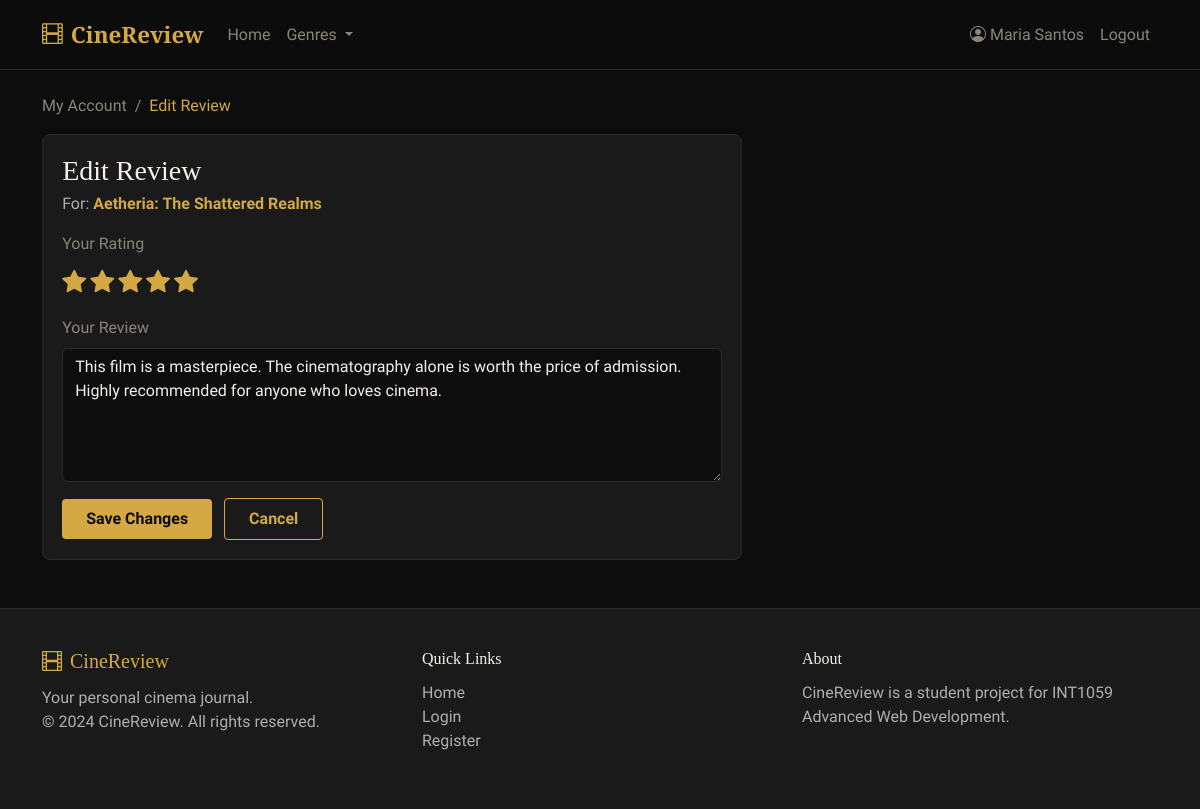
Screenshot of /edit_review.php?id=3 (signed in) with the database file from the repository.
### tables this page shows
CREATE TABLE `reviews` (
  `id` int(11) NOT NULL AUTO_INCREMENT,
  `user_id` int(11) NOT NULL,
  `movie_id` int(11) NOT NULL,
  `rating` int(11) NOT NULL CHECK (`rating` between 1 and 5),
  `review_text` text NOT NULL,
  `created_at` timestamp NOT NULL DEFAULT current_timestamp(),
  PRIMARY KEY (`id`),
  KEY `user_id` (`user_id`),
  KEY `movie_id` (`movie_id`),
  CONSTRAINT `reviews_ibfk_1` FOREIGN KEY (`user_id`) REFERENCES `users` (`id`) ON DELETE CASCADE,
  CONSTRAINT `reviews_ibfk_2` FOREIGN KEY (`movie_id`) REFERENCES `movies` (`id`) ON DELETE CASCADE
);

CREATE TABLE `movies` (
  `id` int(11) NOT NULL AUTO_INCREMENT,
  `title` varchar(200) NOT NULL,
  `year` int(11) NOT NULL,
  `genre` varchar(50) NOT NULL,
  `director` varchar(100) NOT NULL,
  `cast_members` varchar(500) NOT NULL,
  `description` text NOT NULL,
  `poster` varchar(500) NOT NULL,
  PRIMARY KEY (`id`)
);

### edit_review.php (the view, shortened to what this page needs)
<?php
require_once 'includes/auth.php';
$reviewId = isset($_GET['id']) ? (int)$_GET['id'] : 0;
$stmt = $conn->prepare("SELECT r.*, m.title as movie_title FROM reviews r JOIN movies m ON r.movie_id = m.id WHERE r.id = ? AND r.user_id = ?");
$stmt->bind_param("ii", $reviewId, $_SESSION['user_id']);
$stmt->execute();
$review = $stmt->get_result()->fetch_assoc();
require_once 'includes/header.php';
?>
<div class="container mt-4 mb-5">
    <nav aria-label="breadcrumb">
        <ol class="breadcrumb">
            <li class="breadcrumb-item"><a href="account.php">My Account</a></li>
            <li class="breadcrumb-item active">Edit Review</li>
        </ol>
    </nav>
    <div class="review-card" style="max-width:700px;">
        <h3 class="mb-1">Edit Review</h3>
        <p class="text-muted mb-3">For: <strong style="color:var(--cr-gold);"><?php echo htmlspecialchars($review['movie_title']); ?></strong></p>
        <form method="POST">
            <div class="mb-3">
                <label class="form-label" style="color:var(--cr-text-muted);">Your Rating</label>
                <div class="star-rating-input" id="starRating">
                    <?php for ($i = 1; $i <= 5; $i++): ?>
                        <i class="bi bi-star<?php echo $i <= $review['rating'] ? '-fill active' : ''; ?>" data-value="<?php echo $i; ?>" onclick="setRating(<?php echo $i; ?>)"></i>
                    <?php endfor; ?>
                </div>
            </div>
            <div class="mb-3">
                <label class="form-label" style="color:var(--cr-text-muted);">Your Review</label>
                <textarea class="form-control" name="review_text" rows="5" style="background-color:var(--cr-bg); border-color:var(--cr-border); color:var(--cr-text);"><?php echo htmlspecialchars($review['review_text']); ?></textarea>
            </div>
            <button type="submit" class="btn btn-gold">Save Changes</button>
            <a href="account.php?tab=reviews" class="btn btn-outline-gold ms-2">Cancel</a>
        </form>
    </div>
</div>
<?php require_once 'includes/footer.php'; ?>

### assets/css/style.css (style rules this page uses)
:root { --cr-bg: #0D0D0D; --cr-bg-light: #1A1A1A; --cr-bg-card: #141414; --cr-gold: #D4A843; --cr-gold-hover: #E8C36A; --cr-text: #F5F0E8; --cr-text-muted: #8A8578; --cr-border: #2A2A2A; }
body { background-color: var(--cr-bg); color: var(--cr-text); font-family: 'Source Sans 3', sans-serif; font-weight: 400; }
h1, h2, h3, h4, h5, h6 { font-family: 'Playfair Display', serif; color: var(--cr-text); }
a { color: var(--cr-gold); text-decoration: none; }
.btn-gold { background-color: var(--cr-gold); color: #0D0D0D; border: none; font-weight: 600; padding: 0.5rem 1.5rem; border-radius: 4px; transition: all 0.2s; }
.btn-outline-gold { border: 1px solid var(--cr-gold); color: var(--cr-gold); background: transparent; font-weight: 600; padding: 0.5rem 1.5rem; border-radius: 4px; transition: all 0.2s; }
.star-rating-input .bi { font-size: 1.5rem; cursor: pointer; color: var(--cr-border); transition: color 0.15s; }
.star-rating-input .bi.active, .star-rating-input .bi:hover { color: var(--cr-gold); }
.review-card { background-color: var(--cr-bg-light); border: 1px solid var(--cr-border); border-radius: 8px; padding: 1.2rem; margin-bottom: 1rem; }
.breadcrumb { background: transparent; padding: 0; margin-bottom: 1rem; }
.breadcrumb-item a { color: var(--cr-text-muted); }
.breadcrumb-item.active { color: var(--cr-gold); }
.breadcrumb-item + .breadcrumb-item::before { color: var(--cr-text-muted); }

### rows the page displays
reviews: movie.title "Aetheria: The Shattered Realms", rating 5 (drawn), review_text "This film is a masterpiece. The cinematography alone is worth the price of admission. Highly recommended for anyone who loves cinema."

### other values shown
$_SESSION['user_name'] "Maria Santos"
